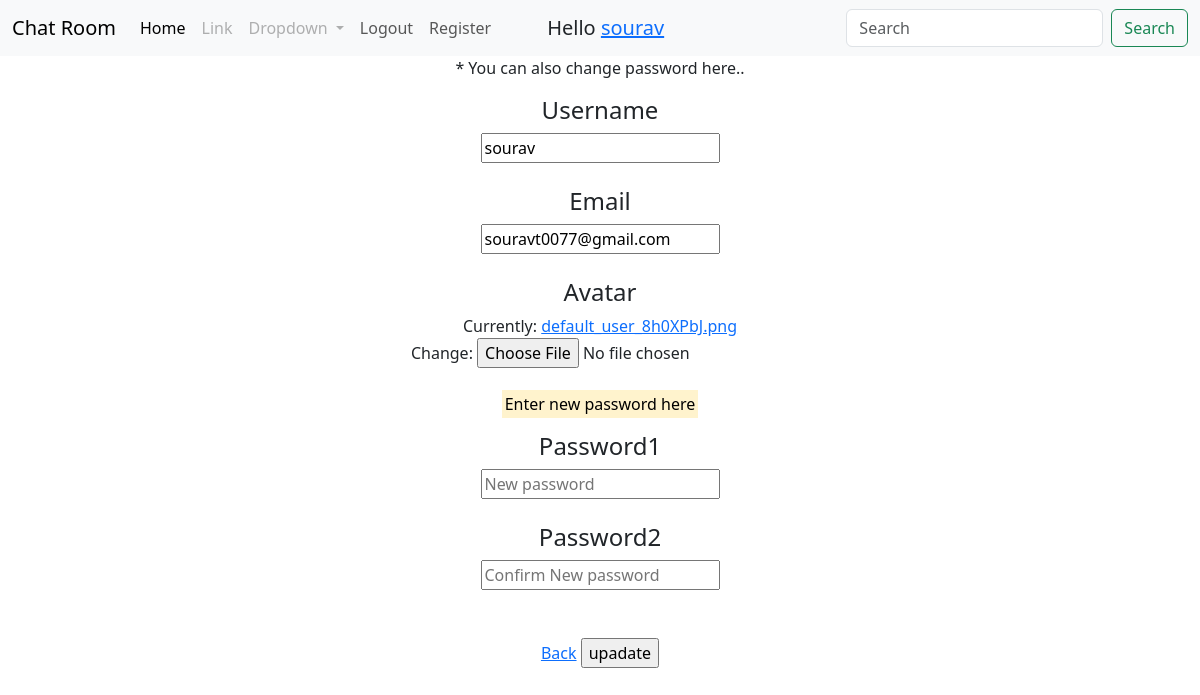
/user/updateuser/ (signed in), run on the app's committed database.
### user/models.py (models this page shows)
class User(AbstractUser):
    email=models.EmailField(unique=True,null=True)
    bio=models.TextField(null=True)
    mobile=models.CharField(max_length=10,null=True)
    avatar=models.ImageField(null=True,default='default_user.png')
    def __str__(self):
        return self.username
    USERNAME_FIELD='email'
    REQUIRED_FIELDS=[]

### user/views.py (the view, shortened to what this page needs)
# urls.py: path('updateuser/',views.updateUser,name='updateuser'),
@login_required(login_url='login')
def updateUser(request):
    user=request.user
    form=updateUserForm(instance=user)
    context={'form':form}
    return render(request,'updateuser.html',context)

### user/form.py
class updateUserForm(myUserForm):
    password1=forms.CharField(widget=forms.TextInput(attrs={'placeholder':'New password'}))
    password2=forms.CharField(widget=forms.TextInput(attrs={'placeholder':'Confirm New password'}))
    class Meta:
        model=User
        fields=['username','email','avatar','password1','password2']

### user/templates/updateuser.html (shortened to what this page needs)
{% extends 'main.html' %}
{% block content %}
<div class='container-sm text-center'>
    <p>* You can also change password here..</p>
    <form method='POST' action='' enctype='multipart/form-data'>
        <div>
            <div>
            <h4>{{form.username.label}}</h4>
            {{form.username}}
            </div>
            <br>
            <div>
            <h4>{{form.email.label}}</h4>
            {{form.email}}
            </div>
            <br>
            <div>
            <h4>{{form.avatar.label}}</h4>
            {{form.avatar}}
            </div>
            <br>
            <p><mark>Enter new password here</mark></p>
            <div>
            <h4>{{form.password1.label}}</h4>
            {{form.password1}}
            </div>
            <br>
            <div>
            <h4>{{form.password2.label}}</h4>
            {{form.password2}}
            </div>
            <br>
        </div>
        <br>
        <a href={{request.META.HTTP_REFERER}}>Back</a>
        <input type='submit' value='upadate'>
    </form>
</div>
{% endblock content %}

### templates/navbar.html (shortened to what this page needs)
<nav class="navbar navbar-expand-lg bg-body-tertiary">
    <div class="container-fluid">
      <a class="navbar-brand" href="/">Chat Room</a>
      <div class="collapse navbar-collapse" id="navbarSupportedContent">
        <ul class="navbar-nav me-auto mb-2 mb-lg-0">
          <li class="nav-item">
            <a class="nav-link active" aria-current="page" href="/">Home</a>
          </li>
          <li class="nav-item">
            <a class="nav-link disabled" href="#">Link</a>
          </li>
          <li class="nav-item dropdown ">
            <a class="disabled nav-link dropdown-toggle" href="#" role="button" data-bs-toggle="dropdown" aria-expanded="false">
              Dropdown
            </a>
          </li>
          {% if request.user.is_authenticated %}
          <li class="nav-item">
            <a class="nav-link" href={% url 'logout' %}>Logout</a>
          </li>
          {% else %}
          <li class="nav-item">
            <a class="nav-link" href={% url 'login' %}>Login</a>
          </li>
          {% endif %}
          <li class="nav-item">
            <a class="nav-link" href={% url 'register' %}>Register</a>
          </li>
          <li class="nav-item mx-5 mt-2">
            {% if request.user.is_authenticated %}
            <h5>Hello <a href={% url 'userprofile' user.id %}>{{request.user}}</a></h5>
            {% endif %}
          </li>
        </ul>
        <form class="d-flex" role="search" method='GET' action={% url 'home' %}>
          <input class="form-control me-2" type="search" placeholder="Search" aria-label="Search" name='q'>
          <button class="btn btn-outline-success" type="submit">Search</button>
      </div>
    </div>
  </nav>

### data on the page
User: user "sourav", username "sourav", email "souravt0077@gmail.com"
